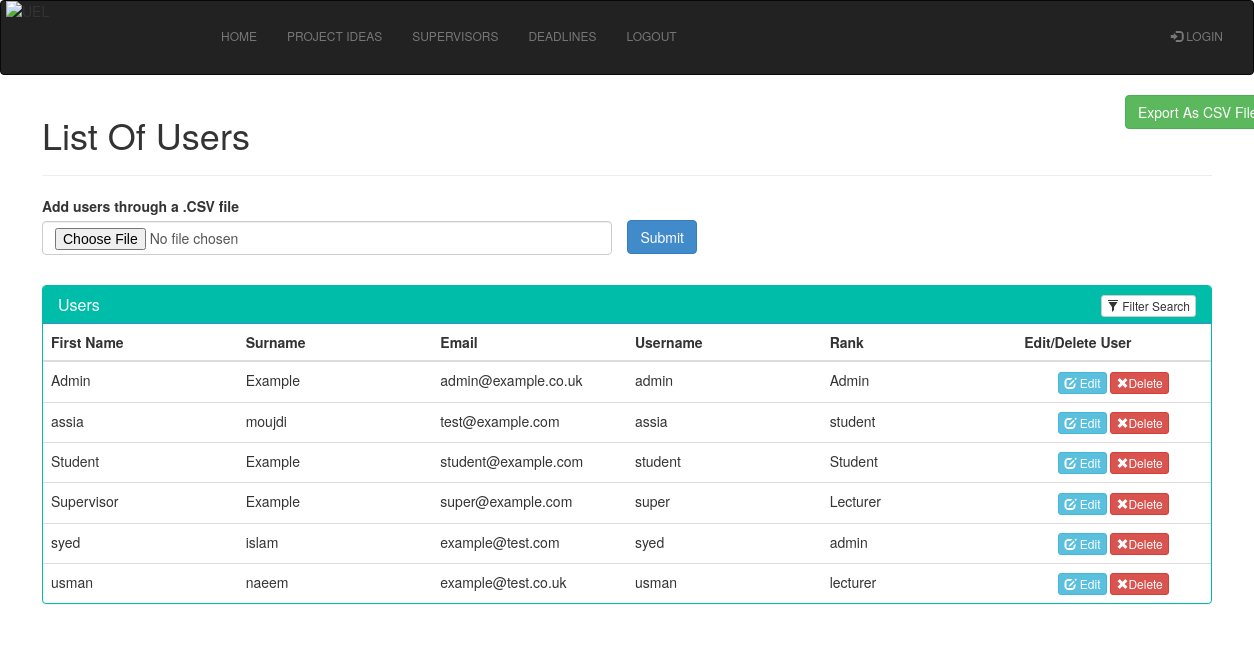
Screenshot of /admin/view-users.php with the database file from the repository.
### tables this page shows
CREATE TABLE `users` (
  `id` varchar(8) NOT NULL,
  `name` varchar(25) NOT NULL,
  `surname` varchar(25) NOT NULL,
  `email` varchar(100) NOT NULL,
  `username` varchar(10) NOT NULL,
  `password` varchar(10) NOT NULL,
  `rank` varchar(15) NOT NULL,
  `level` int(1) NOT NULL
);

### admin/view-users.php (the view, shortened to what this page needs)
<?php
$query = "SELECT * FROM users";
?>
<!DOCTYPE html>
<html>
	<?php
		include "../includes/header.php";
		include "../includes/admin-navbar.php";
	?>
<head>
    <link rel="stylesheet" type="text/css" href="bootstrap/css/bootstrap.min.css"/>
</head>
<body>
<div class="container">
    <div class="row">
        <form class="form-horizontal" style="float: right;" action="view-users.php" method="post" name="export" enctype="multipart/form-data">
          <div class="form-group">
            <div class="col-md-4 col-md-offset-4">
              <input type="submit" name="export" class="btn btn-success" value="Export As CSV File"/>
            </div>
          </div>
        </form>
    	<h1>List Of Users</h1>
    	<hr>
            <div class="row">
        <div class="col-md-6 col-md-offset-0">
            <form enctype="multipart/form-data" method="post" action="view-users.php">
                <div class="form-group">
                    <label for="file">Add users through a .CSV file</label>
                    <input name="file" type="file" class="form-control">
                </div>
                <div class="pull-right" style="margin-top: -50px; margin-right: -85px;">
                    <input type="submit" name="submit" class="btn btn-primary" value="Submit">
                </div>
            </form>
        </div>
    </div>
        <div class="panel panel-primary filterable" style="border-color: #00bdaa;">
            <div class="panel-heading" style="background-color: #00bdaa;">
                <h3 class="panel-title">Users</h3>
                <div class="pull-right">
                    <button class="btn btn-default btn-xs btn-filter"><span class="glyphicon glyphicon-filter"></span> Filter Search</button>
                </div>
            </div>
            <table class="table">
                <thead>
                    <tr class="filters">
                        <th><input type="text" class="form-control" placeholder="First Name" disabled></th>
                        <th><input type="text" class="form-control" placeholder="Surname" disabled></th>
                        <th><input type="text" class="form-control" placeholder="Email" disabled></th>
                        <th><input type="text" class="form-control" placeholder="Username" disabled></th>
                        <th><input type="text" class="form-control" placeholder="Rank" disabled></th>
                        <th><input type="text" class="form-control" placeholder="Edit/Delete User" disabled></th>
                    </tr>
                </thead>
                <tbody>
                    <?php
                        $conn = mysqli_connect('localhost', 'root', '', 'project');
                        $output = '';
                        if(isset($_POST["query"]))
                        {
                         $search = mysqli_real_escape_string($conn, $_POST["query"]);
                         $query = "
                          SELECT * FROM users
                          WHERE name LIKE '%".$search."%'
                          OR surname LIKE '%".$search."%'
                          OR email LIKE '%".$search."%'
                          OR username LIKE '%".$search."%'
                         ";
                        }
                        else
                        {
                         $query = "SELECT * FROM users ORDER BY name asc";
                        }
                            $result = mysqli_query($conn, $query);
                        if(mysqli_num_rows($result) > 0)
                        {
                         while($row = mysqli_fetch_array($result))
                         {
                        $username = $row["username"];
                          $output .= '
                           <tr>
                            <td>'.$row["name"].'</td>
                            <td>'.$row["surname"].'</td>
                            <td>'.$row["email"].'</td>
                            <td>'.$row["username"].'</td>
                            <td>'.$row["rank"].'</td>
                          <td class="text-center">
                          <a class="btn-edit btn btn-info btn-xs" href="edit-user.php?id=' . $username . '">
                          <span class=" glyphicon glyphicon-edit"></span> Edit</a>
                           <a href="remove-user.php?id=' . $username . '"class="btn-remove btn btn-danger btn-xs">
                           <span class="glyphicon glyphicon-remove"></span>Delete</a></td>
                           </tr>
                        </div>
                          ';
                         }
                         echo $output;
                        }
                    ?>
</body>
</html>

### includes/admin-navbar.php (style rules this page uses)
div { display: block; }

### admin/view-users.php (style rules this page uses)
.filterable { margin-top: 15px; }
.filterable .panel-heading .pull-right { margin-top: -20px; }
.filterable .filters input[disabled] { background-color: transparent; border: none; cursor: auto; box-shadow: none; padding: 0; height: auto; }

### rows the page displays
users: name "Admin", surname "Example", email "admin@example.co.uk", username "admin", rank "Admin"
users: name "assia", surname "moujdi", email "test@example.com", username "assia", rank "student"
users: name "Student", surname "Example", email "student@example.com", username "student", rank "Student"
users: name "Supervisor", surname "Example", email "super@example.com", username "super", rank "Lecturer"
users: name "syed", surname "islam", email "example@test.com", username "syed", rank "admin"
users: name "usman", surname "naeem", email "example@test.co.uk", username "usman", rank "lecturer"

### other values shown
$name "HOME"
$name "PROJECT IDEAS"
$name "SUPERVISORS"
$name "DEADLINES"
$name "LOGOUT"
